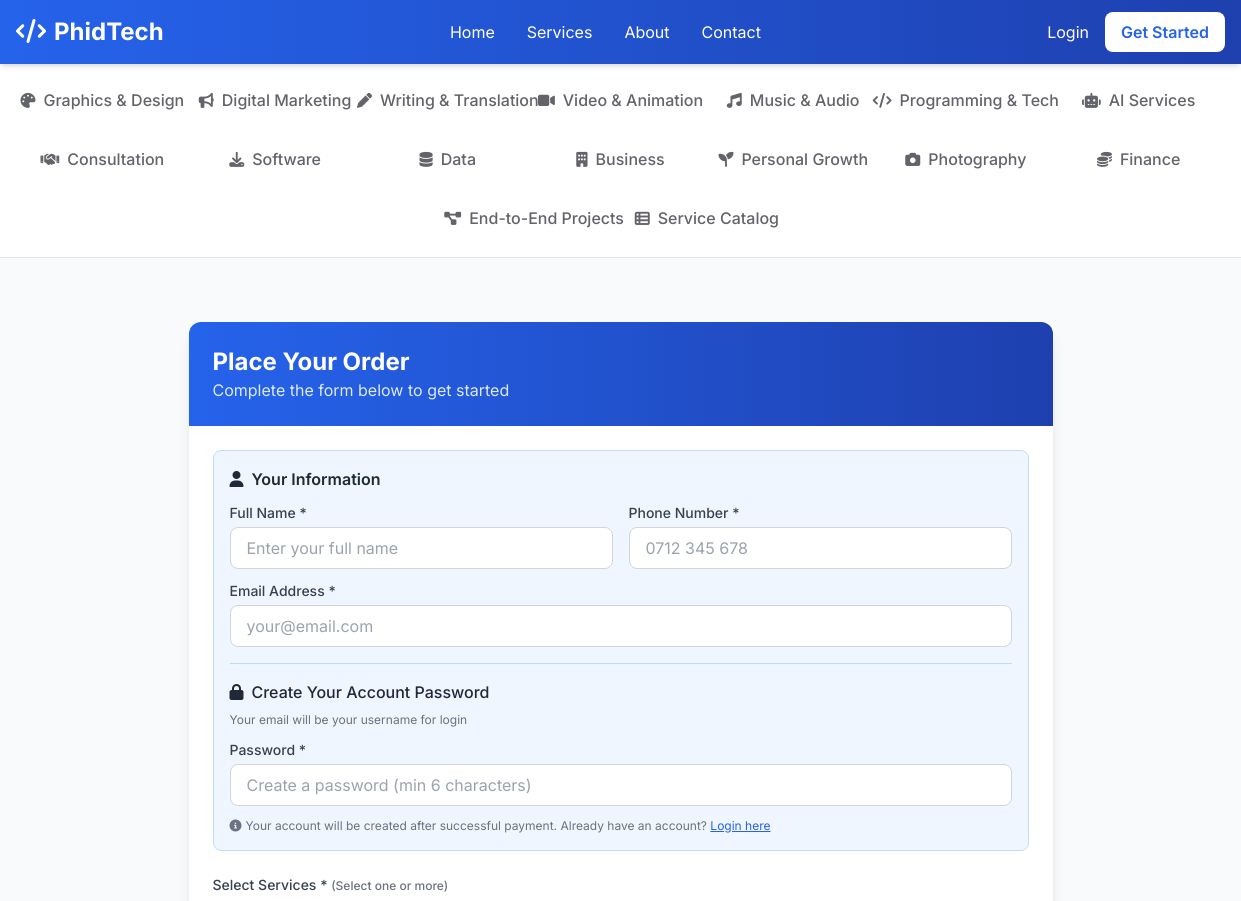
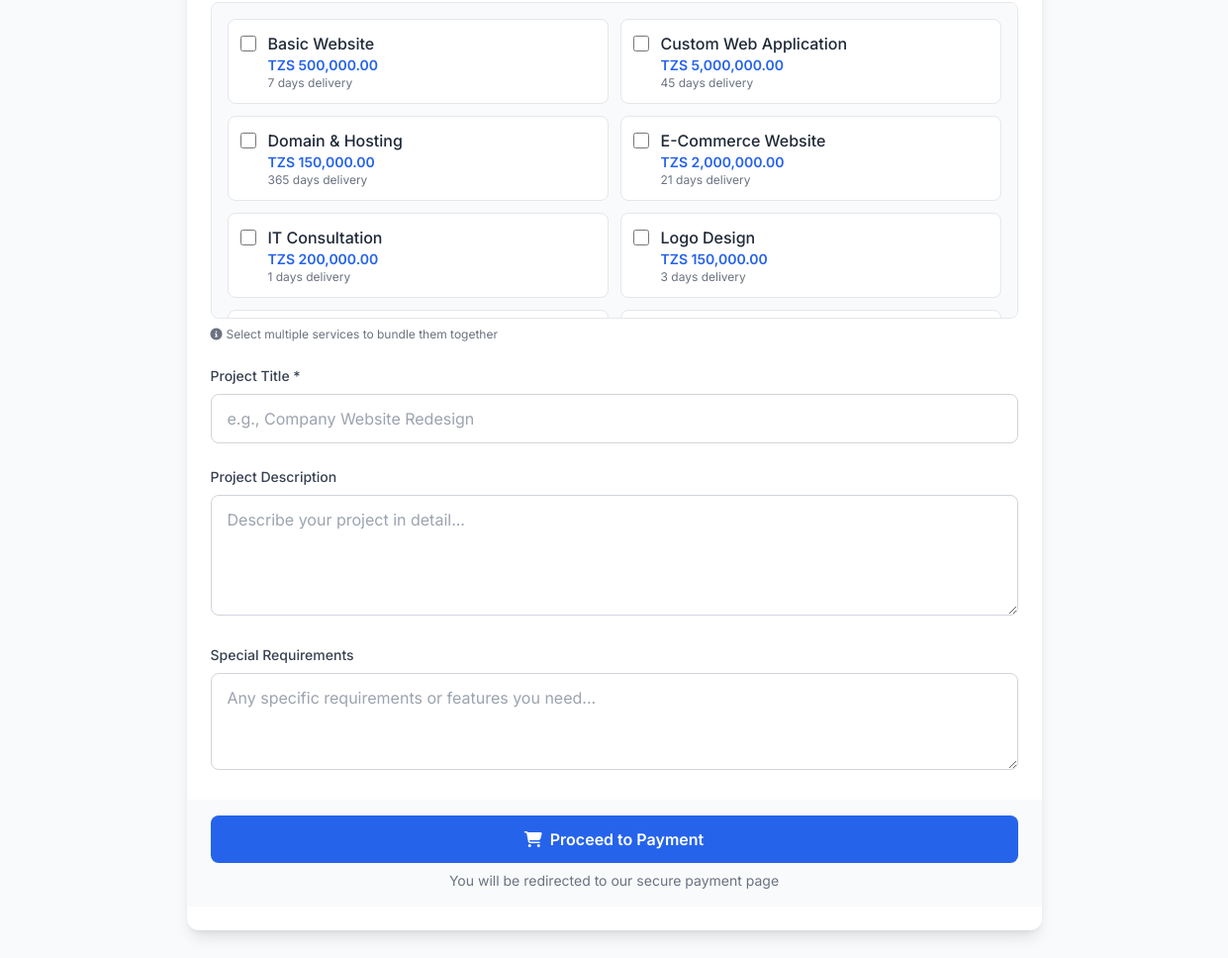
The app's page /order.php with its own data (2 pictures, top to bottom).
### tables this page shows
CREATE TABLE services (
    id INT PRIMARY KEY AUTO_INCREMENT,
    name VARCHAR(100) NOT NULL,
    description TEXT,
    category VARCHAR(50),
    base_price DECIMAL(15, 2) NOT NULL,
    duration_days INT DEFAULT 7,
    features TEXT,
    status ENUM('active', 'inactive') DEFAULT 'active',
    created_at TIMESTAMP DEFAULT CURRENT_TIMESTAMP
);

### config/config.php (called while the page is built, shortened)
<?php
function isLoggedIn() {
    return isset($_SESSION['user_id']);
}
function formatCurrency($amount) {
    return 'TZS ' . number_format($amount, 2);
}

### order.php (the view, shortened to what this page needs)
<?php
try {
    require_once __DIR__ . '/config/config.php';
} catch (Exception $e) {
    die('Config error: ' . $e->getMessage());
}
try {
    $db = new Database();
    $conn = $db->getConnection();
} catch (Exception $e) {
    die('Database connection error');
}
$service = null;
$stmt = $conn->query("SELECT * FROM services WHERE status = 'active' ORDER BY name");
$allServices = $stmt->fetchAll();
require_once __DIR__ . '/includes/header.php';
?>
<section class="py-16 bg-gray-50 min-h-screen">
    <div class="max-w-4xl mx-auto px-4">
        <div class="bg-white rounded-xl shadow-lg overflow-hidden">
            <div class="bg-gradient-to-r from-primary to-secondary text-white p-6">
                <h1 class="text-2xl font-bold">Place Your Order</h1>
                <p class="text-blue-100">Complete the form below to get started</p>
            </div>
            <div class="p-6">
                <form method="POST" class="space-y-6">
                    <?php if (!isLoggedIn()): ?>
                    <div class="bg-blue-50 border border-blue-200 rounded-lg p-4 mb-4">
                        <h3 class="font-semibold text-gray-800 mb-3"><i class="fas fa-user mr-2"></i>Your Information</h3>
                        <div class="grid grid-cols-1 md:grid-cols-2 gap-4">
                            <div>
                                <label class="block text-sm font-medium text-gray-700 mb-1">Full Name *</label>
                                <input type="text" name="customer_name" required
                                       class="w-full px-4 py-2 border border-gray-300 rounded-lg focus:ring-2 focus:ring-primary focus:border-transparent"
                                       placeholder="Enter your full name" value="<?= htmlspecialchars($_POST['customer_name'] ?? '') ?>">
                            </div>
                            <div>
                                <label class="block text-sm font-medium text-gray-700 mb-1">Phone Number *</label>
                                <input type="tel" name="customer_phone" required
                                       class="w-full px-4 py-2 border border-gray-300 rounded-lg focus:ring-2 focus:ring-primary focus:border-transparent"
                                       placeholder="0712 345 678" value="<?= htmlspecialchars($_POST['customer_phone'] ?? '') ?>">
                            </div>
                        </div>
                        <div class="mt-3">
                            <label class="block text-sm font-medium text-gray-700 mb-1">Email Address *</label>
                            <input type="email" name="customer_email" required
                                   class="w-full px-4 py-2 border border-gray-300 rounded-lg focus:ring-2 focus:ring-primary focus:border-transparent"
                                   placeholder="your@email.com" value="<?= htmlspecialchars($_POST['customer_email'] ?? '') ?>">
                        </div>
                        <div class="mt-4 pt-4 border-t border-blue-200">
                            <h4 class="font-medium text-gray-800 mb-2"><i class="fas fa-lock mr-2"></i>Create Your Account Password</h4>
                            <p class="text-xs text-gray-500 mb-3">Your email will be your username for login</p>
                            <div>
                                <label class="block text-sm font-medium text-gray-700 mb-1">Password *</label>
                                <input type="password" name="customer_password" required minlength="6"
                                       class="w-full px-4 py-2 border border-gray-300 rounded-lg focus:ring-2 focus:ring-primary focus:border-transparent"
                                       placeholder="Create a password (min 6 characters)">
                            </div>
                        </div>
                        <p class="text-xs text-gray-500 mt-3"><i class="fas fa-info-circle mr-1"></i>Your account will be created after successful payment. Already have an account? <a href="<?= SITE_URL ?>/auth/login.php" class="text-primary underline">Login here</a></p>
                    </div>
                    <?php else: ?>
                    <div class="bg-green-50 border border-green-200 rounded-lg p-4 mb-4">
                        <p class="text-green-800"><i class="fas fa-check-circle mr-2"></i>Ordering as: <strong><?= htmlspecialchars($_SESSION['user_name']) ?></strong> (<?= htmlspecialchars($_SESSION['user_email']) ?>)</p>
                    </div>
                    <?php endif; ?>
                    <div>
                        <label class="block text-sm font-medium text-gray-700 mb-2">Select Services * <span class="text-xs text-gray-500">(Select one or more)</span></label>
                        <div class="grid grid-cols-1 md:grid-cols-2 gap-3 max-h-80 overflow-y-auto border border-gray-200 rounded-lg p-4 bg-gray-50">
                            <?php foreach ($allServices as $s): ?>
                            <label class="service-item flex items-start p-3 bg-white rounded-lg border border-gray-200 hover:border-primary hover:shadow-sm cursor-pointer transition">
                                <input type="checkbox" name="service_ids[]" value="<?= $s['id'] ?>"
                                       data-price="<?= $s['base_price'] ?>"
                                       data-duration="<?= $s['duration_days'] ?>"
                                       data-name="<?= htmlspecialchars($s['name']) ?>"
                                       class="service-checkbox mt-1 h-4 w-4 text-primary border-gray-300 rounded focus:ring-primary"
                                       <?= ($service && $service['id'] == $s['id']) ? 'checked' : '' ?>
                                       <?= (isset($_POST['service_ids']) && in_array($s['id'], $_POST['service_ids'])) ? 'checked' : '' ?>>
                                <div class="ml-3 flex-1">
                                    <p class="font-medium text-gray-800"><?= htmlspecialchars($s['name']) ?></p>
                                    <p class="text-sm text-primary font-semibold"><?= formatCurrency($s['base_price']) ?></p>
                                    <p class="text-xs text-gray-500"><?= $s['duration_days'] ?> days delivery</p>
                                </div>
                            </label>
                            <?php endforeach; ?>
                        </div>
                        <p class="text-xs text-gray-500 mt-2"><i class="fas fa-info-circle mr-1"></i>Select multiple services to bundle them together</p>
                    </div>
                    <div>
                        <label class="block text-sm font-medium text-gray-700 mb-2">Project Title *</label>
                        <input type="text" name="title" required
                               class="w-full px-4 py-3 border border-gray-300 rounded-lg focus:ring-2 focus:ring-primary focus:border-transparent"
                               placeholder="e.g., Company Website Redesign" value="<?= htmlspecialchars($_POST['title'] ?? '') ?>">
                    </div>
                    <div>
                        <label class="block text-sm font-medium text-gray-700 mb-2">Project Description</label>
                        <textarea name="description" rows="4"
                                  class="w-full px-4 py-3 border border-gray-300 rounded-lg focus:ring-2 focus:ring-primary focus:border-transparent"
                                  placeholder="Describe your project in detail..."><?= htmlspecialchars($_POST['description'] ?? '') ?></textarea>
                    </div>
                    <div>
                        <label class="block text-sm font-medium text-gray-700 mb-2">Special Requirements</label>
                        <textarea name="requirements" rows="3"
                                  class="w-full px-4 py-3 border border-gray-300 rounded-lg focus:ring-2 focus:ring-primary focus:border-transparent"
                                  placeholder="Any specific requirements or features you need..."><?= htmlspecialchars($_POST['requirements'] ?? '') ?></textarea>
                    </div>
                    <div class="bg-gray-50 -mx-6 -mb-6 px-6 py-4 mt-6">
                        <button type="submit" class="w-full bg-primary text-white py-3 rounded-lg font-semibold hover:bg-secondary transition">
                            <i class="fas fa-shopping-cart mr-2"></i>Proceed to Payment
                        </button>
                        <p class="text-sm text-gray-500 text-center mt-2">
                            You will be redirected to our secure payment page
                        </p>
                    </div>
                </form>
            </div>
        </div>
    </div>
</section>
<?php require_once __DIR__ . '/includes/footer.php'; ?>

### records on screen
services: name "Basic Website", base_price "TZS 500,000.00", duration_days "7"
services: name "Custom Web Application", base_price "TZS 5,000,000.00", duration_days "45"
services: name "Domain & Hosting", base_price "TZS 150,000.00", duration_days "365"
services: name "E-Commerce Website", base_price "TZS 2,000,000.00", duration_days "21"
services: name "IT Consultation", base_price "TZS 200,000.00", duration_days "1"
services: name "Logo Design", base_price "TZS 150,000.00", duration_days "3"
